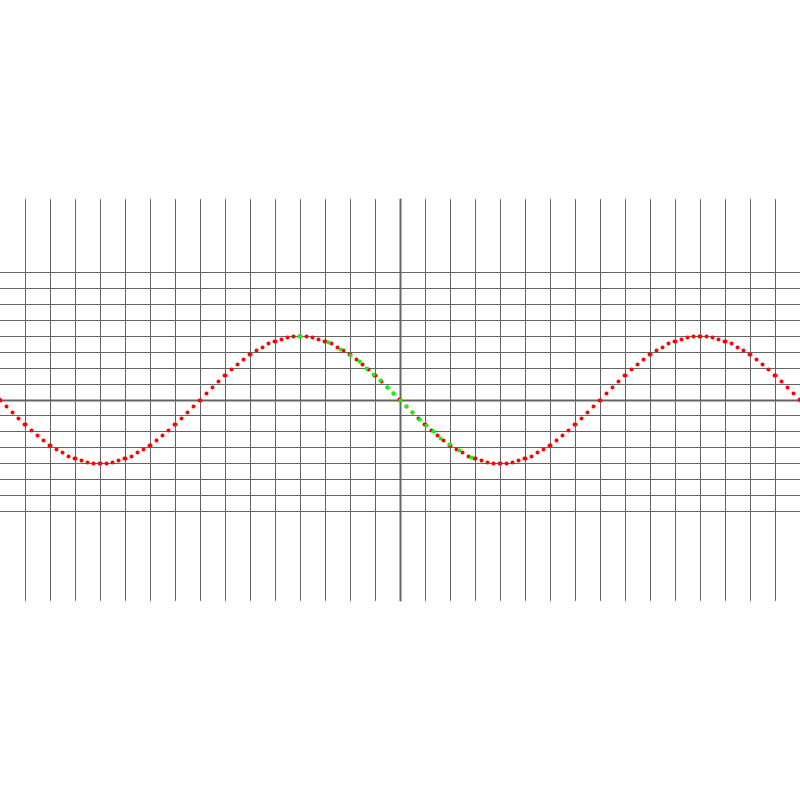
Frame 1 (no input)
Frame 60 (the mouse pressed at the canvas centre just before this capture): identical to frame 1, image omitted
Frame 120 (the mouse held since frame 60 and released just before this capture): identical to frame 1, image omitted

The Processing sketch that drew this single still picture (run headless with seeded random() and noise(); from frame 60 on, the mouse is pressed at the canvas centre):

// Processing sketch: trigonometryPlots
// ── trigonometryPlots.pde

float small, mid, heavy;

void setup() {
  size(800,800);
  small = 1 / (width/4/PI);
  mid = small * 2;
  heavy = mid * 2;
}

void draw() {
  background(255);
  translate(width/2,height/2);
  scale(width/(4*PI));
  strokeWeight(small);
  gridLines();
  
  strokeWeight(heavy);
  
  stroke(255,0,0);
  beginShape(POINTS);
  for(float x=-TWO_PI; x<TWO_PI; x+= PI/32) {
    vertex(x, sin(x));
  }
  endShape();
  
  stroke(0,255,0);
  beginShape(POINTS);
  for(float y=-1; y<1; y+=0.1) {
    vertex(asin(y), y);
  }
  endShape();
  
   
}



void gridLines() {
  stroke(100);
  for(float x=-TWO_PI; x<TWO_PI; x+=PI/8) {
    if(abs(x) <= PI/256) strokeWeight(mid);
    else strokeWeight(small);
    line(x,-PI, x,PI);
  }
  for(float y=-2; y<2; y+=0.25) {
    if(abs(y) <= PI/256) strokeWeight(mid);
    else strokeWeight(small);
    line(-TWO_PI,y, TWO_PI,y);
  }
}
